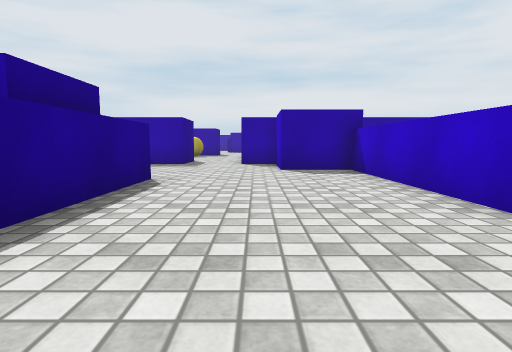
[1] (above)

21 first-person views from a walk through a Unity game level. The camera is 0.64 m above the floor, tilts 6° down and sees 80° across. The floor is counted in squares, 1 m on a side. Each view is taken from the middle of a square. On the plan, view 1 faces up. The plan holds only what a view shows up to about 9 squares ahead; the rest is blank. The place goes on beyond the plan. The player is left out. Surface patterns are stand-ins for the level's own textures.

[2]
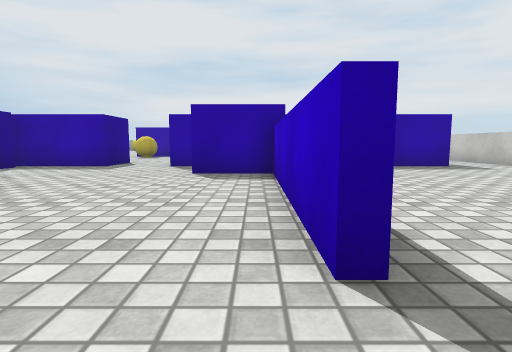

[3]
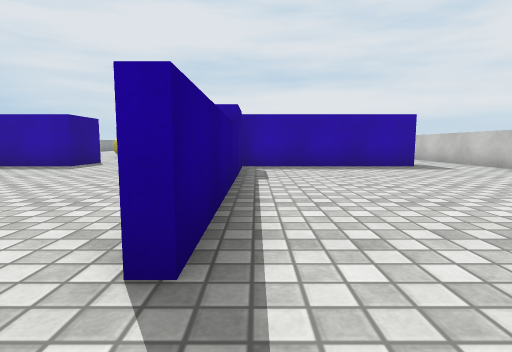

[4]
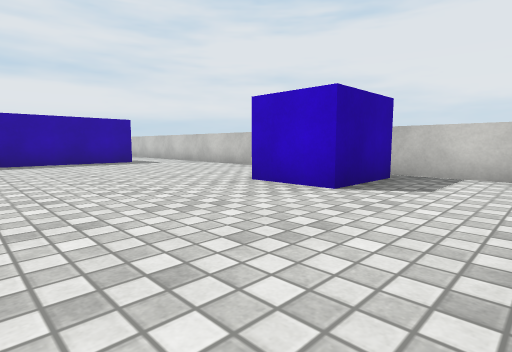

[5]
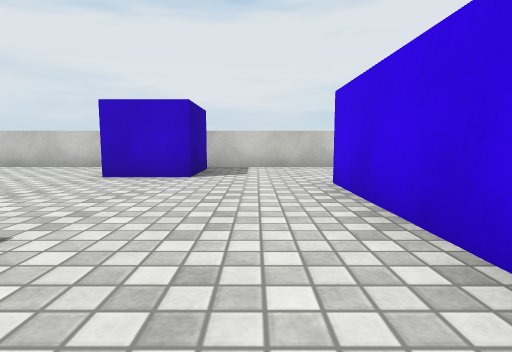

[6]
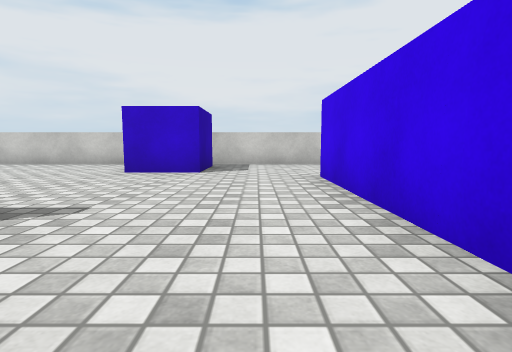

[7]
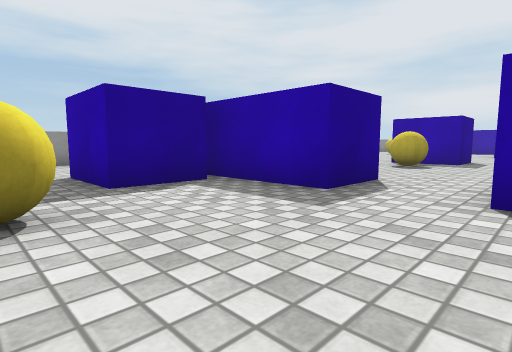

[8]
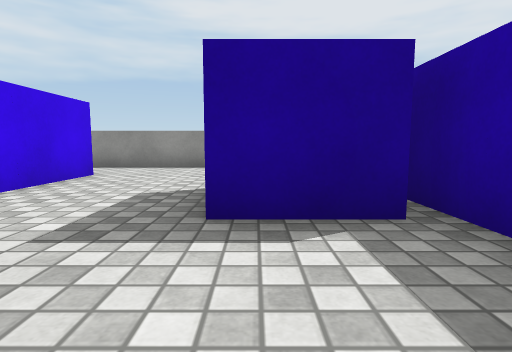

[9]
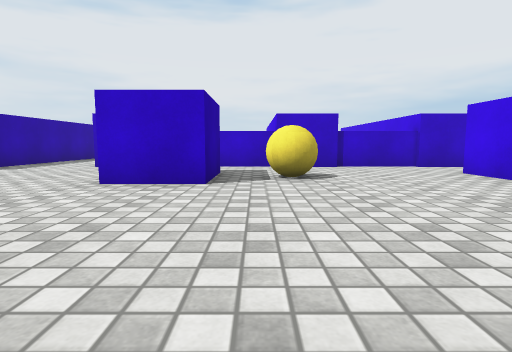

[10]
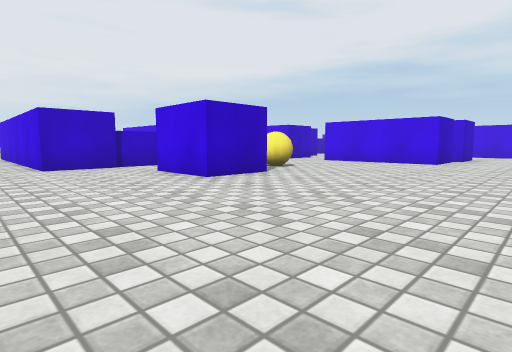

[11]
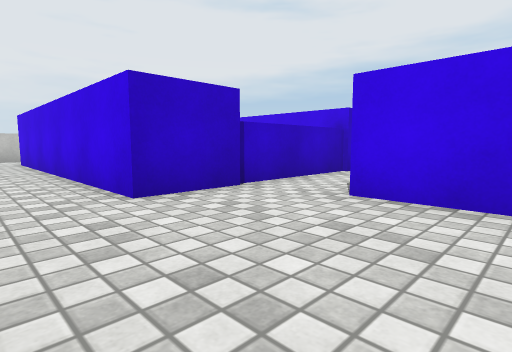

[12]
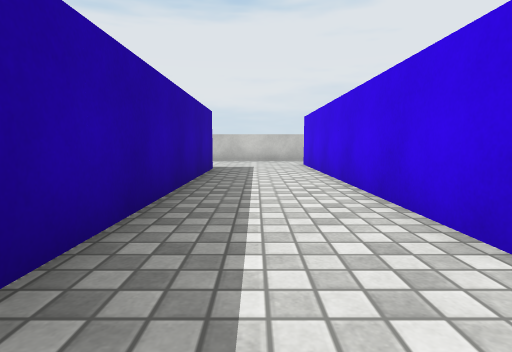

[13]
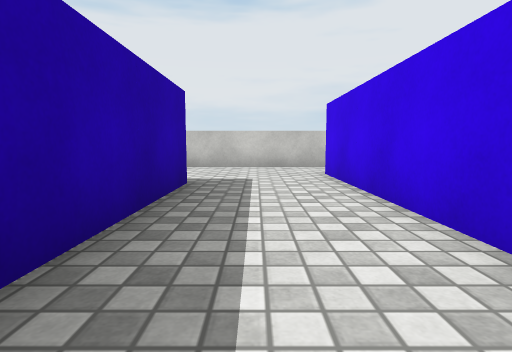

[14]
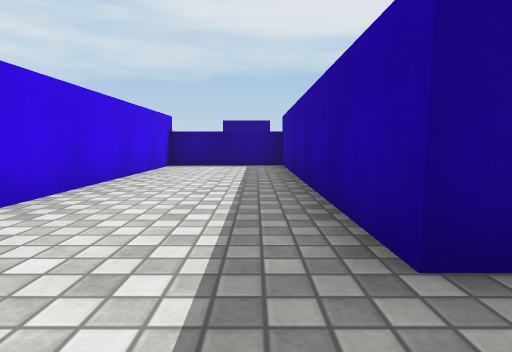

[15]
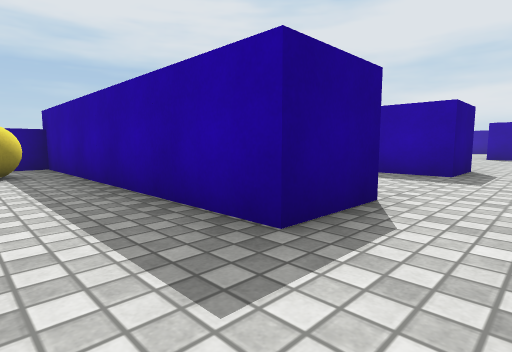

[16]
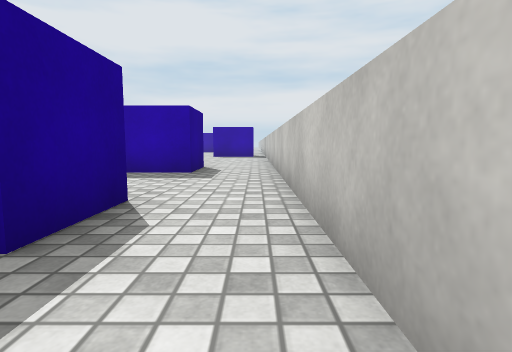

[17]
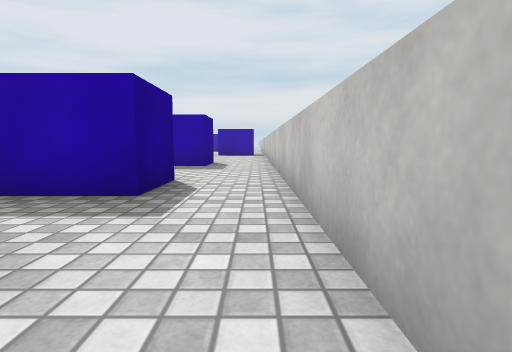

[18]
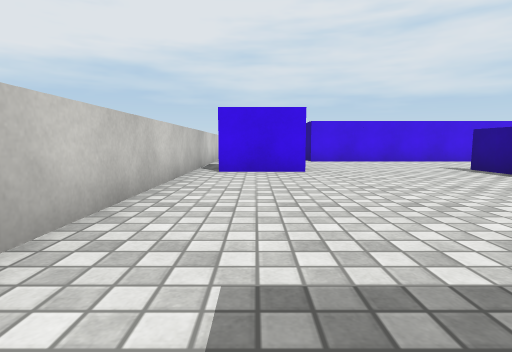

[19]
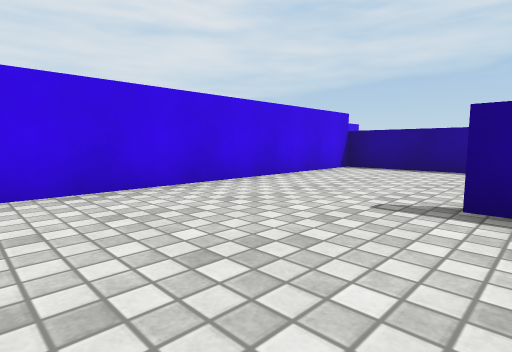

[20]
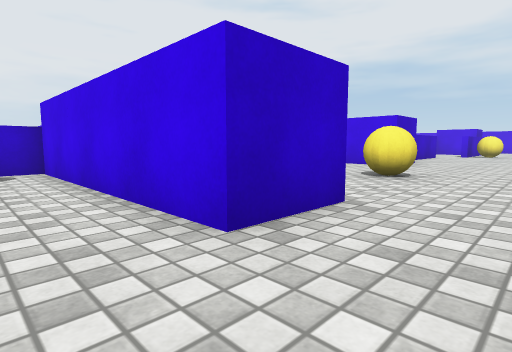

[21]
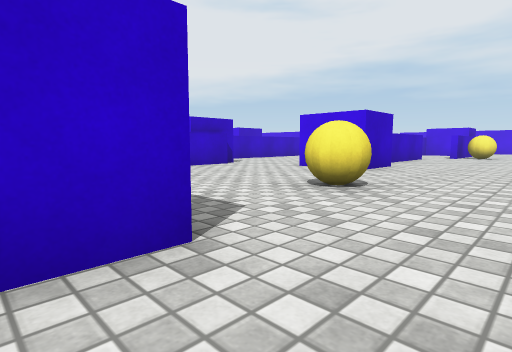

### Floor plan
Points are (right, up) in squares from view 1. A wall is a line through its corners. A room is listed if a view was taken in it or the views show most of it. See-through windows are left out.
Room 1 (views 1, 2, 3, 4, 5, 6, 7, 8, 9, 10, 11, 12, 13, 14, 15, 16, 17, 18, 19, 20, 21)
walls: (-1.9, 5.6) (-1.9, -1.4); (-2.2, 4.5) (-2.2, 5.4); (2.6, 7.2) (2.6, 2.4); (2.4, 2.4) (2.4, 7.5); (-0.3, 11.5) (-0.3, 13.6); (-0.1, 13.5) (-0.1, 12.9); (-0.3, 15.5) (-0.3, 18.6); (-10.5, 8.4) (-10.5, 3.4); (9.5, -2.2) (9.5, 23.5)
objects: other object (-8, 0) to (-7, 0); block (-8, 3) to (-6, 4); block (-6, -5) to (-5, -4); block (-6, 8) to (-5, 9); block (-6, 10) to (-5, 11); block (-5, 3) to (-5, 4); block (-4, 3) to (-3, 4); block (-4, 10) to (-3, 11); block (-4, 17) to (-2, 18); other object (-3, 6); other object (-3, 15) to (-3, 16); block (-2, 23) to (0, 23); block (-1, -2) to (0, -2); block (0, 10) to (1, 11); block (0, 14) to (1, 15); block (0, 19) to (1, 20); block (1, -3) to (2, -2); block (1, 8) to (2, 9); other object (1, 12) to (2, 13); block (1, 23) to (2, 23); block (2, 10) to (3, 11); block (2, 14) to (3, 15); block (2, 19) to (3, 20); block (3, -3) to (4, -2); block (3, 23) to (4, 23); block (4, 10) to (5, 11); block (4, 14) to (5, 15); block (4, 19) to (5, 20); block (5, -3) to (6, -2); block (5, 23) to (6, 23); block (6, 10) to (7, 11); block (6, 14) to (7, 15); block (6, 19) to (7, 20); block (7, 2) to (9, 3)

Where each view was taken, in squares from view 1:
view 1: 0 up, 0 right, facing up
view 2: 1 up, 2 right, facing up
view 3: 1 up, 3 right, facing up
view 4: 1 down, 3 right, facing up-right
view 5: 0 up, 1 right, facing right
view 6: 0 up, 0 right, facing right
view 7: 6 up, 0 right, facing up-left
view 8: 8 up, 2 left, facing left
view 9: 16 up, 9 left, facing right
view 10: 22 up, 9 left, facing down-right
view 11: 22 up, 4 left, facing down-right
view 12: 22 up, 2 left, facing right
view 13: 22 up, 1 right, facing right
view 14: 18 up, 9 right, facing left
view 15: 12 up, 9 right, facing up-left
view 16: 12 up, 9 right, facing up
view 17: 10 up, 9 right, facing up
view 18: 10 up, 8 right, facing down
view 19: 3 up, 6 right, facing down-left
view 20: 6 up, 10 left, facing down-right
view 21: 4 up, 10 left, facing down-right
